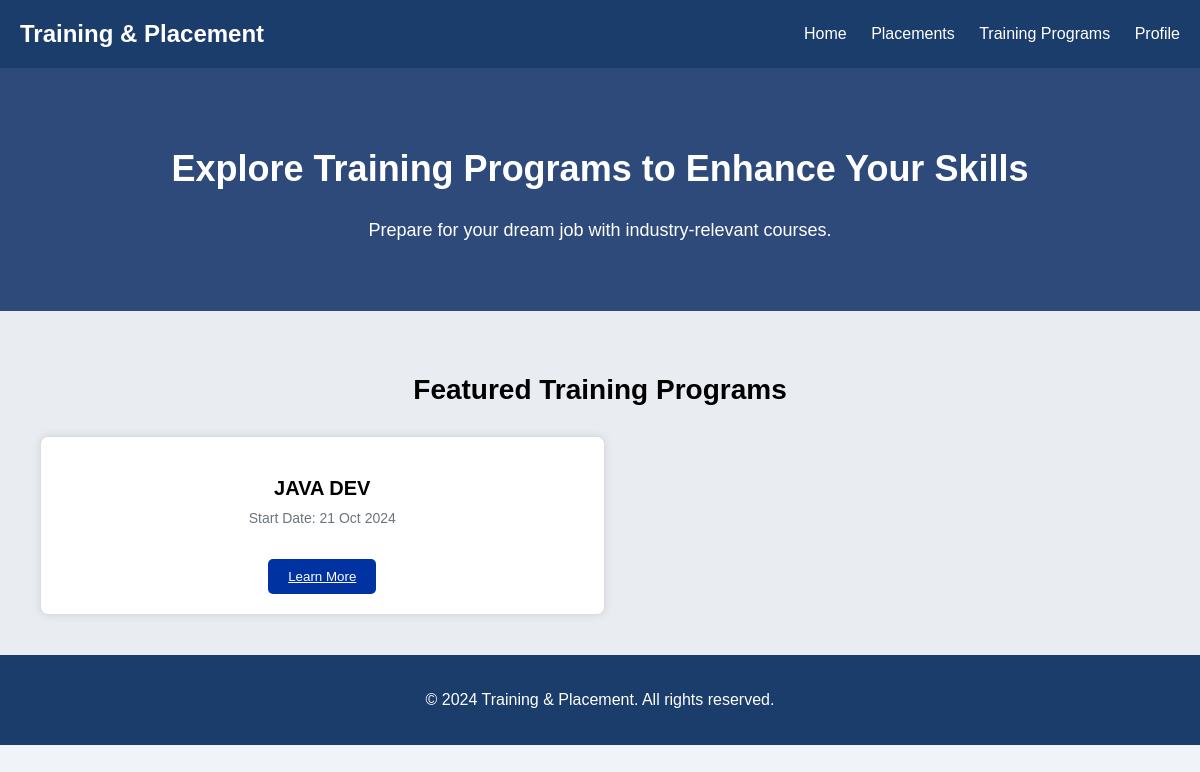
Before: /training_home/ (signed in) with the older database file.
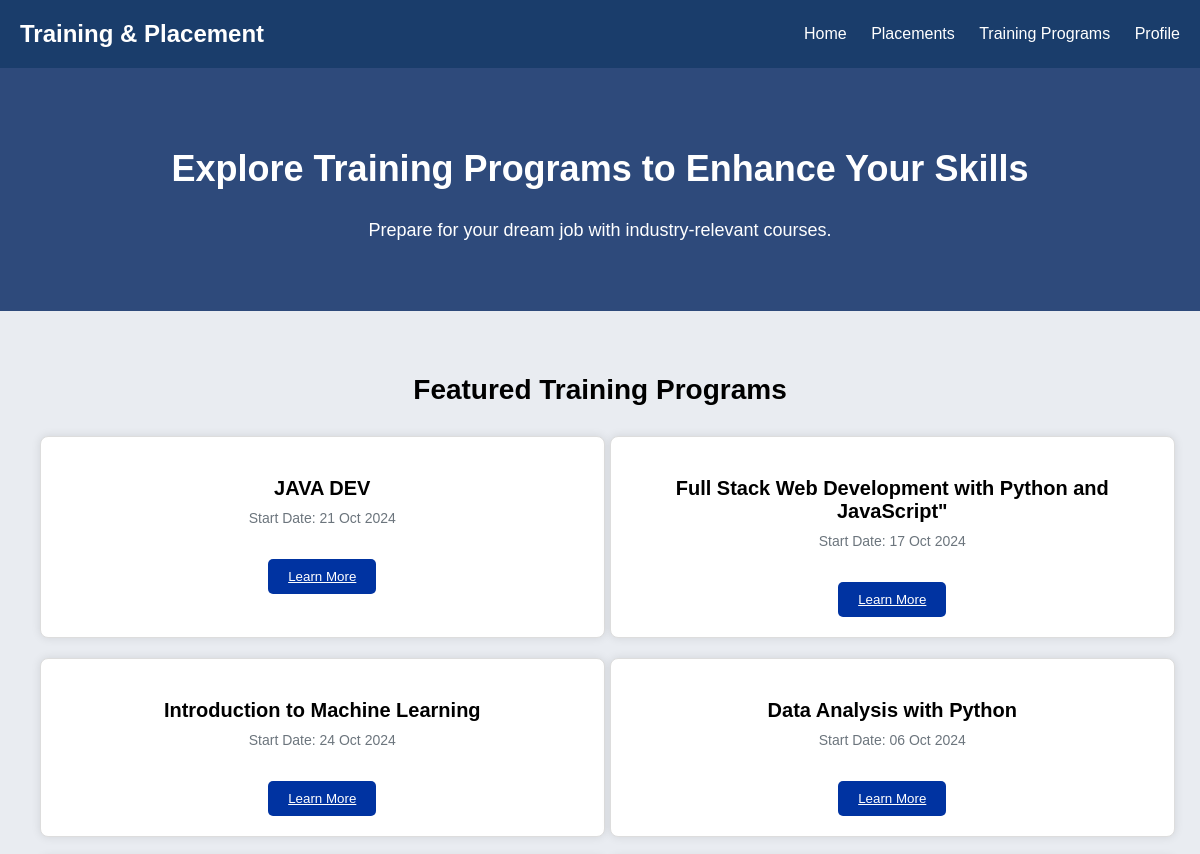
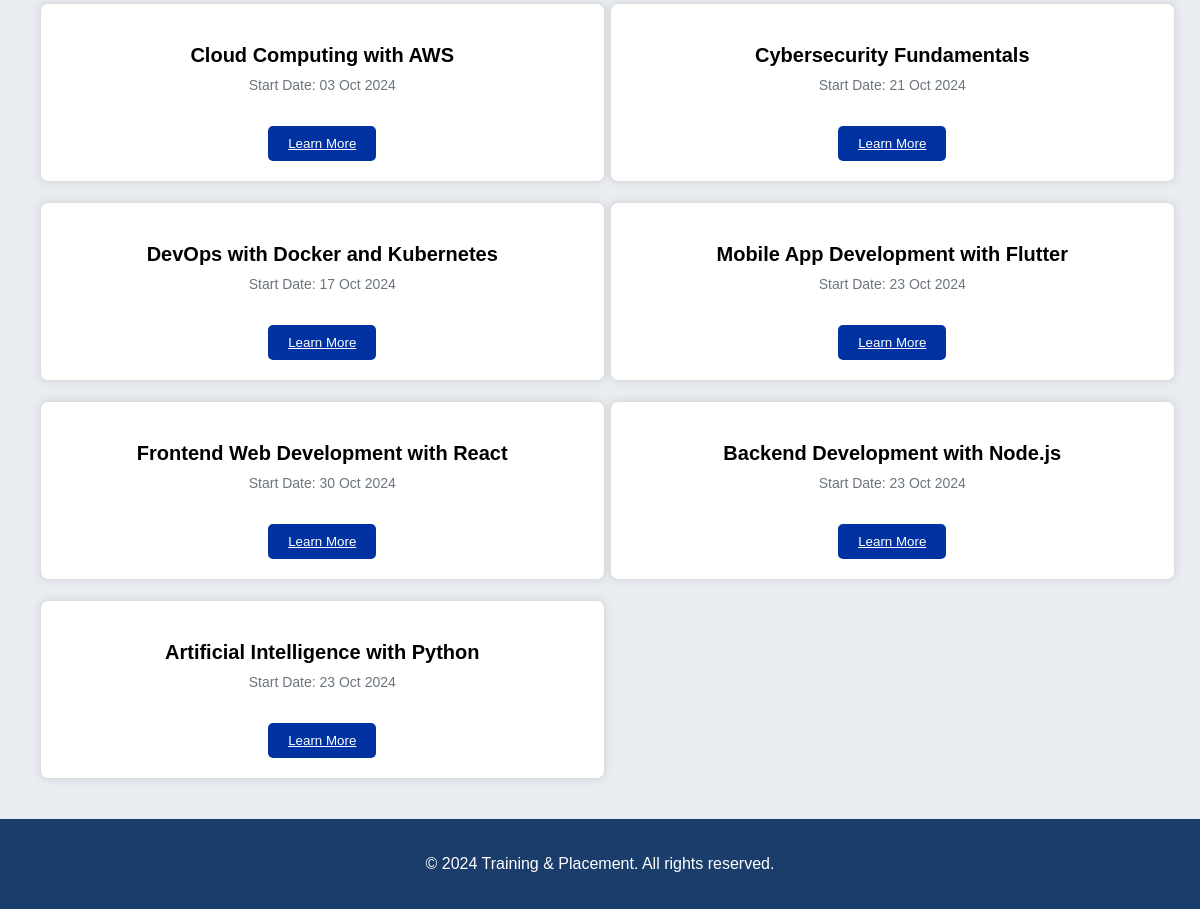
After: the same page with the newer database file (2 pictures, top to bottom).
### main/models.py (models this page shows)
class TrainingProgram(models.Model):
    title = models.CharField(max_length=255)
    description = models.TextField()
    start_date = models.DateTimeField()
    end_date = models.DateTimeField()
    instructor = models.CharField(max_length=255)
    skills_taught = models.ManyToManyField(Skill, related_name='training_programs')
    students = models.ManyToManyField(Student, related_name='training_programs',null=True,blank=True)
    prerequisite_skills = models.ManyToManyField(Skill, related_name='required_for_trainings', blank=True)
    def __str__(self):
        return self.title

### main/views.py (the view)
@login_required
def training_home(request):
    program=TrainingProgram.objects.all()
    print(program)
    return render(request, 'training_home.html',{'programs':program})

### main/templates/training_home.html (shortened to what this page needs)
<!DOCTYPE html>
{% load static %}
<html lang="en">
<head>
    <link rel="stylesheet" href="{% static 'css/training_home.css' %}">
</head>
<body>
    <header class="header">
        <div class="logo">Training & Placement</div>
        <nav class="nav">
            <a href="{% url 'home' %}">Home</a>
            <a href="">Placements</a>
            <a href="{% url 'training_home' %}">Training Programs</a>
            <a href="{% url 'student_profile' %}">Profile</a>
        </nav>
    </header>
    <section class="hero">
        <h1>Explore Training Programs to Enhance Your Skills</h1>
        <p>Prepare for your dream job with industry-relevant courses.</p>
    </section>
    <section class="featured-programs" >
        <h2>Featured Training Programs</h2>
        <div class="program-grid">
            {% for program in programs %}
            <div class="program-card">
                <h3>{{ program.title }}</h3>
                <span>Start Date: {{ program.start_date|date:"d M Y" }}</span><br>
                <button><a href="{% url 'training_programs' id=program.id %}"style="color: #fff;">Learn More</a></button>
            </div>
            {% endfor %}
        </div>
    </section>
    <footer class="footer">
        <p>&copy; 2024 Training & Placement. All rights reserved.</p>
    </footer>
</body>
</html>

### main/static/css/training_home.css (style rules this page uses)
body { font-family: Arial, sans-serif; margin: 0; padding: 0; background-color: #f0f4f8; }
.header { display: flex; justify-content: space-between; align-items: center; padding: 20px; background-color: #1a3d6b; color: white; }
.header .logo { font-size: 24px; font-weight: bold; }
.header .nav a { color: white; margin-left: 20px; text-decoration: none; font-size: 16px; }
.hero { text-align: center; padding: 50px 20px; background-color: #2e4a7b; color: white; }
.hero h1 { font-size: 36px; }
.hero p { font-size: 18px; margin: 10px 0 20px; }
.featured-programs { padding: 40px; background-color: #e9ecf1; }
.featured-programs h2 { text-align: center; margin-bottom: 30px; font-size: 28px; }
.program-grid { width: auto; display: grid; grid-template-columns: repeat(2, 1fr); gap: 20px; }
.program-card { background-color: white; padding: 20px; border: 1px solid #ddd; border-radius: 8px; width: 95%; box-shadow: 0 0 10px rgba(0, 0, 0, 0.1); text-align: center; }
.program-card h3 { font-size: 20px; margin-bottom: 10px; }
.program-card span { display: block; font-size: 14px; color: #6c757d; margin-bottom: 15px; }
.program-card button { padding: 10px 20px; background-color: #0033a1; color: rgb(255, 255, 255); border: none; border-radius: 5px; cursor: pointer; }
.footer { text-align: center; padding: 20px; background-color: #1a3d6b; color: white; }

Changed rows visible on the page:
added TrainingProgram: title "Full Stack Web Development with Python and JavaScript\"", start_date "17 Oct 2024"
added TrainingProgram: title "Introduction to Machine Learning", start_date "24 Oct 2024"
added TrainingProgram: title "Data Analysis with Python", start_date "06 Oct 2024"
added TrainingProgram: title "Cloud Computing with AWS", start_date "03 Oct 2024"
added TrainingProgram: title "Cybersecurity Fundamentals", start_date "21 Oct 2024"
added TrainingProgram: title "DevOps with Docker and Kubernetes", start_date "17 Oct 2024"
added TrainingProgram: title "Mobile App Development with Flutter", start_date "23 Oct 2024"
added TrainingProgram: title "Frontend Web Development with React", start_date "30 Oct 2024"
added TrainingProgram: title "Backend Development with Node.js", start_date "23 Oct 2024"
added TrainingProgram: title "Artificial Intelligence with Python", start_date "23 Oct 2024"
